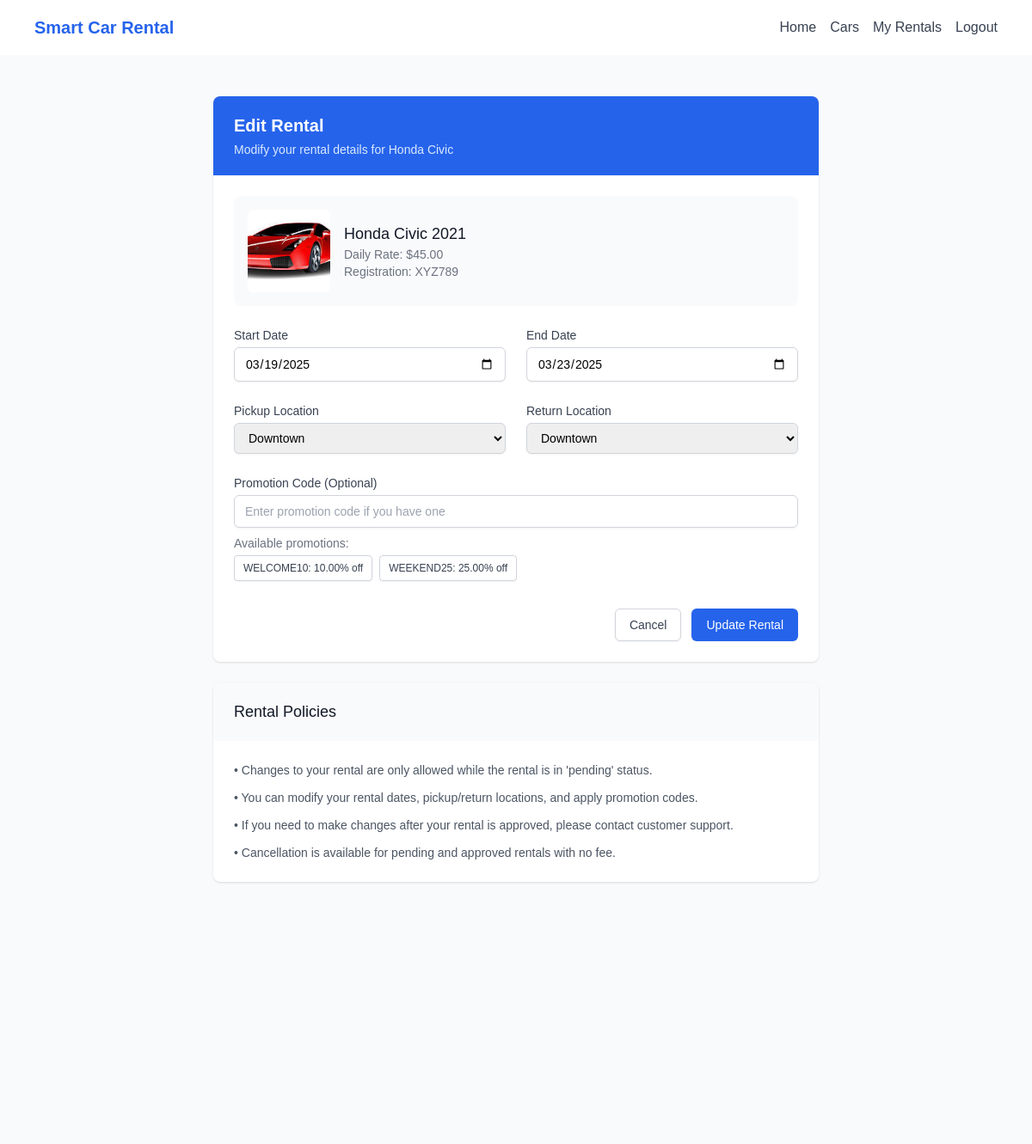
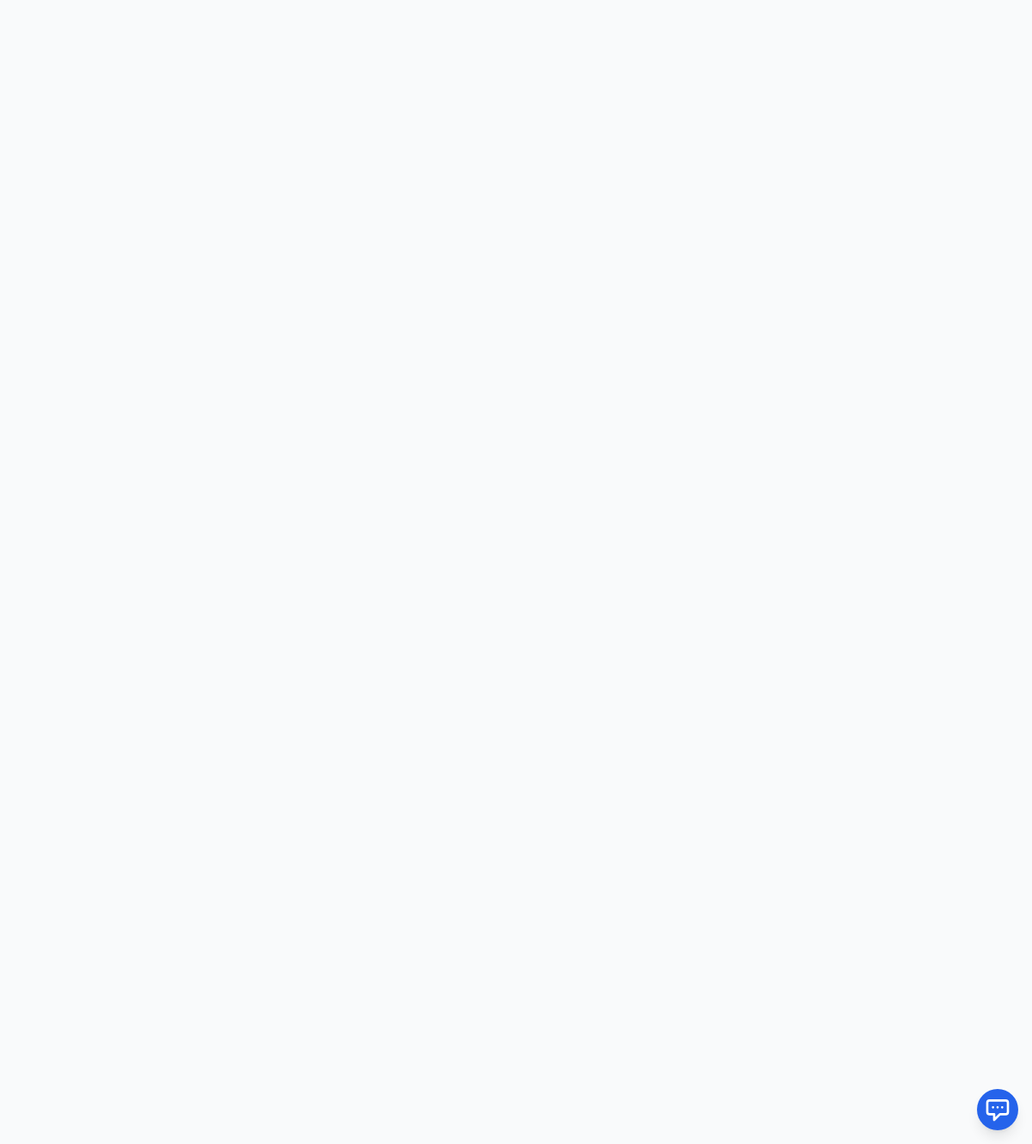
The page /index.php?page=rentals&action=edit&id=5 (signed in) on the database its author committed (2 pictures, top to bottom).
### tables this page shows
CREATE TABLE IF NOT EXISTS cars (
    car_id INT PRIMARY KEY AUTO_INCREMENT,
    make VARCHAR(50) NOT NULL,
    model VARCHAR(50) NOT NULL,
    year INT NOT NULL,
    registration_number VARCHAR(20) UNIQUE NOT NULL,
    daily_rate DECIMAL(10,2) NOT NULL,
    status ENUM('available', 'rented', 'maintenance') DEFAULT 'available',
    image_url VARCHAR(255),
    features TEXT,
    created_at TIMESTAMP DEFAULT CURRENT_TIMESTAMP
);

CREATE TABLE IF NOT EXISTS rentals (
    rental_id INT PRIMARY KEY AUTO_INCREMENT,
    user_id INT NOT NULL,
    car_id INT NOT NULL,
    start_date DATE NOT NULL,
    end_date DATE NOT NULL,
    status ENUM('pending', 'approved', 'active', 'completed', 'cancelled') DEFAULT 'pending',
    total_cost DECIMAL(10,2) NOT NULL,
    created_at TIMESTAMP DEFAULT CURRENT_TIMESTAMP,
    FOREIGN KEY (user_id) REFERENCES users(user_id),
    FOREIGN KEY (car_id) REFERENCES cars(car_id)
);

CREATE TABLE `promotions` (
  `promotion_id` int(11) NOT NULL AUTO_INCREMENT,
  `code` varchar(20) NOT NULL,
  `description` text DEFAULT NULL,
  `discount_percentage` decimal(5,2) DEFAULT NULL,
  `discount_amount` decimal(10,2) DEFAULT NULL,
  `start_date` date NOT NULL,
  `end_date` date NOT NULL,
  `is_active` tinyint(1) DEFAULT 1,
  `created_at` timestamp NULL DEFAULT current_timestamp(),
  PRIMARY KEY (`promotion_id`),
  UNIQUE KEY `code` (`code`)
);

### index.php (called while the page is built, shortened)
<?php
$router = new Router();
$router->route();

### models/Rental.php (called while the page is built, shortened)
<?php
class Rental {
    private $db;
    public function __construct($db) {
        $this->db = $db;
    }
    public function getRental($rentalId) {
        $sql = "SELECT r.*, c.make, c.model, c.year, c.registration_number, c.daily_rate, c.features, c.image_url,
                       c.fuel_type, c.transmission, c.category_id,
                       u.full_name,
                       cc.name as category_name
                FROM rentals r
                JOIN cars c ON r.car_id = c.car_id
                JOIN users u ON r.user_id = u.user_id
                LEFT JOIN car_categories cc ON c.category_id = cc.category_id
                WHERE r.rental_id = ?";
        $stmt = $this->db->prepare($sql);
        $stmt->bind_param("i", $rentalId);
        $stmt->execute();
        return $stmt->get_result()->fetch_assoc();
    }
}

### models/Car.php (called while the page is built, shortened)
<?php
class Car {
    private $db;
    public function __construct($db) {
        $this->db = $db;
    }
    public function getCarById($car_id) {
        $sql = "SELECT * FROM cars WHERE car_id = ?";
        $stmt = $this->db->prepare($sql);
        $stmt->bind_param("i", $car_id);
        $stmt->execute();
        return $stmt->get_result()->fetch_assoc();
    }
}

### views/rentals/edit.php (the view, shortened to what this page needs)
<?php require 'views/layouts/header.php'; ?>
<div class="bg-gray-50 min-h-screen py-12">
    <div class="max-w-3xl mx-auto px-4 sm:px-6 lg:px-8">
        <div class="bg-white rounded-lg shadow overflow-hidden">
            <div class="px-4 py-5 sm:px-6 bg-blue-600">
                <h1 class="text-xl font-semibold text-white">Edit Rental</h1>
                <p class="mt-1 text-sm text-blue-100">
                    Modify your rental details for <?= htmlspecialchars($carDetails['make'] . ' ' . $carDetails['model']) ?>
                </p>
            </div>
            <form action="index.php?page=rentals&action=edit" method="POST" class="p-6">
                <div class="grid grid-cols-1 md:grid-cols-2 gap-6">
                    <div class="md:col-span-2 bg-gray-50 p-4 rounded-lg">
                        <div class="flex items-center">
                            <div class="flex-shrink-0">
                                <img src="<?= $carDetails['image_url'] ?? 'assets/images/default-car.jpeg' ?>"
                                     alt="<?= htmlspecialchars($carDetails['make'] . ' ' . $carDetails['model']) ?>"
                                     class="h-24 w-24 object-cover rounded-md">
                            </div>
                            <div class="ml-4">
                                <h3 class="text-lg font-medium text-gray-900">
                                    <?= htmlspecialchars($carDetails['make'] . ' ' . $carDetails['model'] . ' ' . $carDetails['year']) ?>
                                </h3>
                                <p class="text-sm text-gray-500">
                                    Daily Rate: $<?= number_format($carDetails['daily_rate'], 2) ?>
                                </p>
                                <p class="text-sm text-gray-500">
                                    Registration: <?= htmlspecialchars($carDetails['registration_number']) ?>
                                </p>
                            </div>
                        </div>
                    </div>
                    <div>
                        <label for="start_date" class="block text-sm font-medium text-gray-700">Start Date</label>
                        <input type="date" id="start_date" name="start_date"
                               value="<?= $rental['start_date'] ?>"
                               min="<?= date('Y-m-d') ?>"
                               class="mt-1 block w-full border border-gray-300 rounded-md shadow-sm py-2 px-3 focus:outline-none focus:ring-blue-500 focus:border-blue-500 sm:text-sm"
                               required>
                    </div>
                    <div>
                        <label for="end_date" class="block text-sm font-medium text-gray-700">End Date</label>
                        <input type="date" id="end_date" name="end_date"
                               value="<?= $rental['end_date'] ?>"
                               min="<?= date('Y-m-d', strtotime('+1 day')) ?>"
                               class="mt-1 block w-full border border-gray-300 rounded-md shadow-sm py-2 px-3 focus:outline-none focus:ring-blue-500 focus:border-blue-500 sm:text-sm"
                               required>
                    </div>
                    <div>
                        <label for="pickup_location" class="block text-sm font-medium text-gray-700">Pickup Location</label>
                        <select id="pickup_location" name="pickup_location"
                                class="mt-1 block w-full border border-gray-300 rounded-md shadow-sm py-2 px-3 focus:outline-none focus:ring-blue-500 focus:border-blue-500 sm:text-sm">
                            <option value="Downtown" <?= $rental['pickup_location'] == 'Downtown' ? 'selected' : '' ?>>Downtown</option>
                        </select>
                    </div>
                    <div>
                        <label for="return_location" class="block text-sm font-medium text-gray-700">Return Location</label>
                        <select id="return_location" name="return_location"
                                class="mt-1 block w-full border border-gray-300 rounded-md shadow-sm py-2 px-3 focus:outline-none focus:ring-blue-500 focus:border-blue-500 sm:text-sm">
                            <option value="Downtown" <?= $rental['return_location'] == 'Downtown' ? 'selected' : '' ?>>Downtown</option>
                        </select>
                    </div>
                    <div class="md:col-span-2">
                        <label for="promo_code" class="block text-sm font-medium text-gray-700">Promotion Code (Optional)</label>
                        <input type="text" id="promo_code" name="promo_code"
                               value="<?= $rental['promo_code'] ?? '' ?>"
                               placeholder="Enter promotion code if you have one"
                               class="mt-1 block w-full border border-gray-300 rounded-md shadow-sm py-2 px-3 focus:outline-none focus:ring-blue-500 focus:border-blue-500 sm:text-sm">
                        <?php if (!empty($promotions)): ?>
                            <div class="mt-2">
                                <p class="text-sm text-gray-500 mb-1">Available promotions:</p>
                                <div class="flex flex-wrap gap-2">
                                    <?php foreach ($promotions as $promo): ?>
                                        <button type="button"
                                                onclick="document.getElementById('promo_code').value='<?= $promo['code'] ?>'"
                                                class="inline-flex items-center px-2.5 py-1.5 border border-gray-300 shadow-sm text-xs font-medium rounded text-gray-700 bg-white hover:bg-gray-50 focus:outline-none focus:ring-2 focus:ring-offset-2 focus:ring-blue-500">
                                            <?= $promo['code'] ?>:
                                            <?php if ($promo['discount_percentage']): ?>
                                                <?= $promo['discount_percentage'] ?>% off
                                            <?php elseif ($promo['discount_amount']): ?>
                                                $<?= $promo['discount_amount'] ?> off
                                            <?php endif; ?>
                                        </button>
                                    <?php endforeach; ?>
                                </div>
                            </div>
                        <?php endif; ?>
                    </div>
                </div>
                <div class="mt-8 flex justify-end space-x-3">
                    <a href="index.php?page=rentals&action=view&id=<?= $rental['rental_id'] ?>"
                       class="inline-flex justify-center py-2 px-4 border border-gray-300 shadow-sm text-sm font-medium rounded-md text-gray-700 bg-white hover:bg-gray-50 focus:outline-none focus:ring-2 focus:ring-offset-2 focus:ring-blue-500">
                        Cancel
                    </a>
                    <button type="submit"
                            class="inline-flex justify-center py-2 px-4 border border-transparent shadow-sm text-sm font-medium rounded-md text-white bg-blue-600 hover:bg-blue-700 focus:outline-none focus:ring-2 focus:ring-offset-2 focus:ring-blue-500">
                        Update Rental
                    </button>
                </div>
            </form>
        </div>
        <div class="mt-6 bg-white rounded-lg shadow overflow-hidden">
            <div class="px-4 py-5 sm:px-6 bg-gray-50">
                <h2 class="text-lg font-medium text-gray-900">Rental Policies</h2>
            </div>
            <div class="px-4 py-5 sm:p-6 text-sm text-gray-600 space-y-3">
                <p>• Changes to your rental are only allowed while the rental is in 'pending' status.</p>
                <p>• You can modify your rental dates, pickup/return locations, and apply promotion codes.</p>
                <p>• If you need to make changes after your rental is approved, please contact customer support.</p>
                <p>• Cancellation is available for pending and approved rentals with no fee.</p>
            </div>
        </div>
    </div>
</div>
<?php require 'views/layouts/footer.php'; ?>

### assets/css/style.css (style rules this page uses)
:root { --primary-color: #3498db; --secondary-color: #2ecc71; --dark-color: #2c3e50; --light-color: #ecf0f1; }
body { font-family: 'Arial', sans-serif; line-height: 1.6; margin: 0; padding: 0; }

### rows shown on the page
cars: make+model "Honda Civic", make+model+year "Honda Civic 2021", daily_rate "45.00", registration_number "XYZ789"
rentals: start_date "03/19/2025", end_date "03/23/2025"
promotions: code "WELCOME10", discount_percentage "10.00"
promotions: code "WEEKEND25", discount_percentage "25.00"
